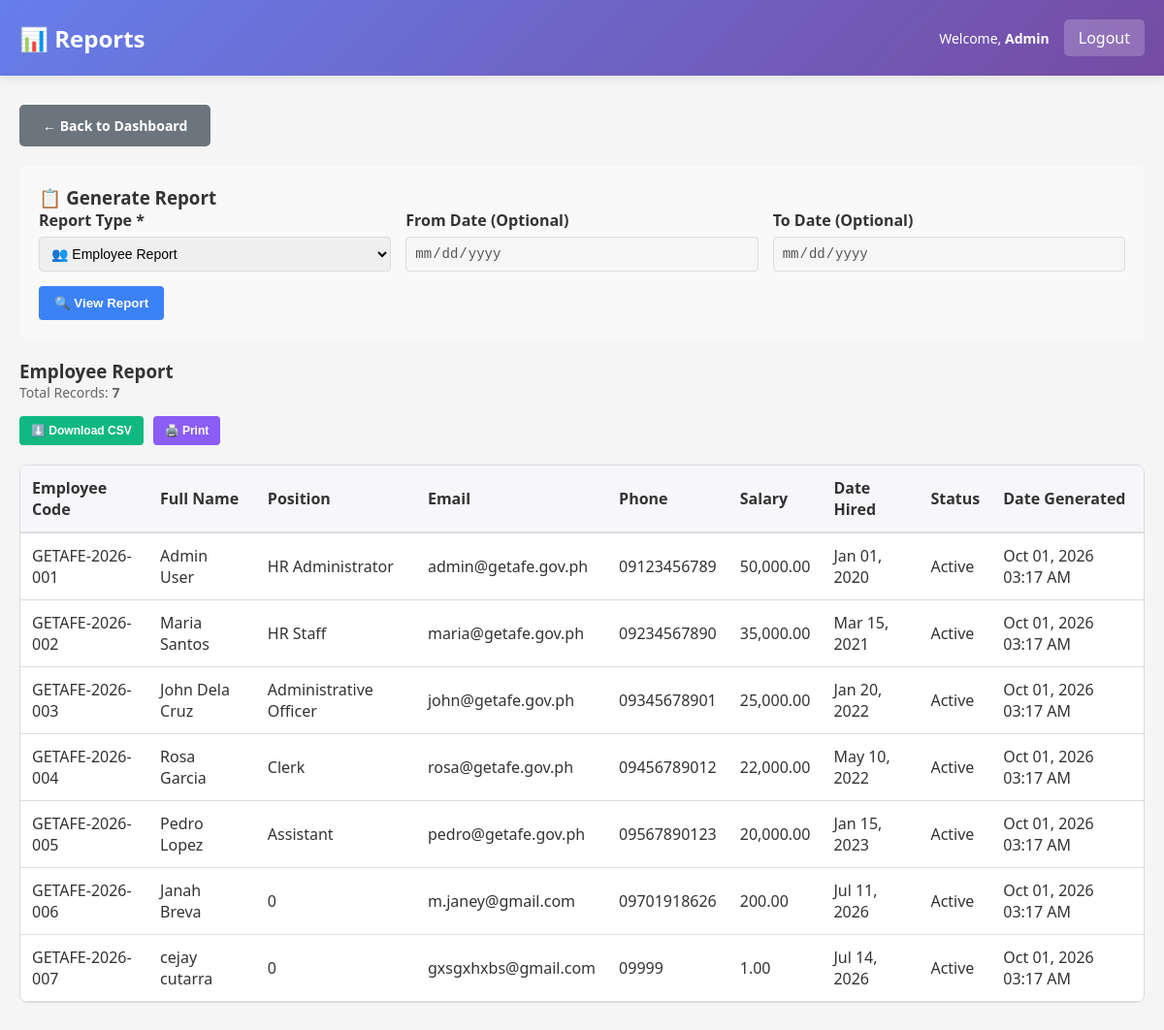
Screenshot of /admin/reports.php?type=employee (signed in) with the database file from the repository.
### tables this page shows
CREATE TABLE `employees` (
  `employee_id` int(11) NOT NULL AUTO_INCREMENT,
  `employee_code` varchar(20) NOT NULL,
  `first_name` varchar(50) NOT NULL,
  `last_name` varchar(50) NOT NULL,
  `email` varchar(100) NOT NULL,
  `phone` varchar(20) DEFAULT NULL,
  `position` varchar(100) DEFAULT NULL,
  `salary` decimal(10,2) DEFAULT NULL,
  `date_hired` date DEFAULT NULL,
  `status` enum('active','inactive') DEFAULT 'active',
  `created_at` timestamp NOT NULL DEFAULT current_timestamp(),
  `updated_at` timestamp NOT NULL DEFAULT current_timestamp() ON UPDATE current_timestamp(),
  `department` varchar(100) DEFAULT NULL,
  `qr_code` varchar(255) DEFAULT NULL,
  `qr_generated_date` datetime DEFAULT NULL,
  PRIMARY KEY (`employee_id`),
  UNIQUE KEY `employee_code` (`employee_code`),
  UNIQUE KEY `email` (`email`)
);

### includes/functions.php (called while the page is built, shortened)
<?php
function get_employee_info($conn, $employee_id) {
    $stmt = $conn->prepare("SELECT * FROM employees WHERE employee_id = ? LIMIT 1");
    $stmt->bind_param("i", $employee_id);
    $stmt->execute();
    $res = $stmt->get_result();
    $row = $res->fetch_assoc();
    return $row ?: null;
}
function format_date($date) {
    return date('M d, Y', strtotime($date));
}
?>

### admin/reports.php (the view, shortened to what this page needs)
<?php
require_once '../config/database.php';
require_once '../includes/functions.php';
$admin = get_employee_info($conn, $_SESSION['employee_id']);
$report_type = $_GET['type'] ?? '';
$from = $_GET['from'] ?? '';
$to = $_GET['to'] ?? '';
$report_data = [];
$report_title = '';
$headers = [];
if ($report_type) {
    if ($report_type === 'employee') {
        $report_title = 'Employee Report';
        $headers = ['Employee Code', 'Full Name', 'Position', 'Email', 'Phone', 'Salary', 'Date Hired', 'Status', 'Date Generated'];
        $stmt = $conn->prepare("SELECT employee_id, employee_code, first_name, last_name, position, email, phone, salary, date_hired, status FROM employees WHERE status = 'active' ORDER BY employee_code");
        if ($stmt) {
            $stmt->execute();
            $result = $stmt->get_result();
            while ($row = $result->fetch_assoc()) {
                $report_data[] = [
                    $row['employee_code'],
                    $row['first_name'] . ' ' . $row['last_name'],
                    $row['position'],
                    $row['email'],
                    $row['phone'],
                    number_format($row['salary'], 2),
                    format_date($row['date_hired']),
                    ucfirst($row['status']),
                    date('M d, Y h:i A')
                ];
            }
        }
    }
}
    ?>
<!DOCTYPE html>
<html lang="en">
<head>
    <link rel="stylesheet" href="../assets/css/style.css">
</head>
<body>
    <div class="navbar">
        <h2>📊 Reports</h2>
        <div class="navbar-user">
            <span>Welcome, <strong><?php echo htmlspecialchars($admin['first_name']); ?></strong></span>
            <a href="../logout.php">Logout</a>
        </div>
    </div>
    <div class="container report-container">
        <a href="dashboard.php" class="btn btn-secondary" style="margin-bottom: 20px;">← Back to Dashboard</a>
        <div class="report-filters">
            <h3>📋 Generate Report</h3>
            <form method="GET">
                <div class="filter-row">
                    <div class="filter-group">
                        <label for="type">Report Type *</label>
                        <select name="type" id="type" required onchange="document.getElementById('from').disabled = this.value === 'employee';">
                            <option value="employee" <?php echo $report_type === 'employee' ? 'selected' : ''; ?>>👥 Employee Report</option>
                        </select>
                    </div>
                    <div class="filter-group">
                        <label for="from">From Date (Optional)</label>
                        <input type="date" name="from" id="from" value="<?php echo htmlspecialchars($from); ?>" <?php echo $report_type === 'employee' ? 'disabled' : ''; ?>>
                    </div>
                    <div class="filter-group">
                        <label for="to">To Date (Optional)</label>
                        <input type="date" name="to" id="to" value="<?php echo htmlspecialchars($to); ?>" <?php echo $report_type === 'employee' ? 'disabled' : ''; ?>>
                    </div>
                </div>
                <div class="action-buttons">
                    <button type="submit" class="btn-view">🔍 View Report</button>
                </div>
            </form>
        </div>
        <?php if ($report_type && !empty($report_data)): ?>
            <div>
                <h3><?php echo htmlspecialchars($report_title); ?></h3>
                <p style="color: #666; font-size: 14px;">Total Records: <strong><?php echo count($report_data); ?></strong></p>
                <div class="action-buttons" style="margin-bottom: 20px;">
                    <form method="GET" style="display:inline;">
                        <button type="submit" class="btn-download">⬇️ Download CSV</button>
                    </form>
                    <form method="GET" style="display:inline;">
                        <button type="submit" class="btn-print">🖨️ Print</button>
                    </form>
                </div>
                <div class="report-display">
                    <table>
                        <thead>
                            <tr>
                                <?php foreach ($headers as $header): ?>
                                    <th><?php echo htmlspecialchars($header); ?></th>
                                <?php endforeach; ?>
                            </tr>
                        </thead>
                        <tbody>
                            <?php foreach ($report_data as $row): ?>
                                <tr>
                                    <?php foreach ($row as $cell): ?>
                                        <td><?php echo htmlspecialchars($cell); ?></td>
                                    <?php endforeach; ?>
                                </tr>
                            <?php endforeach; ?>
                        </tbody>
                    </table>
                </div>
            </div>
        <?php endif; ?>
    </div>
</body>
</html>

### assets/css/style.css (style rules this page uses)
* { margin: 0; padding: 0; box-sizing: border-box; }
body { font-family: 'Segoe UI', Tahoma, Geneva, Verdana, sans-serif; background-color: #f5f5f5; color: #333; }
.navbar { background: linear-gradient(135deg, #667eea 0%, #764ba2 100%); color: white; padding: 20px; display: flex; justify-content: space-between; align-items: center; box-shadow: 0 2px 10px rgba(0, 0, 0, 0.1); }
.navbar h2 { font-size: 24px; font-weight: 600; }
.navbar-user { display: flex; gap: 15px; align-items: center; }
.navbar-user span { font-size: 14px; }
.navbar-user a { background: rgba(255, 255, 255, 0.2); color: white; padding: 8px 15px; text-decoration: none; border-radius: 5px; transition: background 0.3s; }
.container { max-width: 1200px; margin: 30px auto; padding: 0 20px; }
.btn { display: inline-block; padding: 12px 24px; border: none; border-radius: 5px; cursor: pointer; font-size: 14px; font-weight: 600; text-decoration: none; transition: all 0.3s; }
.btn-secondary { background: #6c757d; color: white; }
table { width: 100%; border-collapse: collapse; }
table thead { background-color: #f8f9fa; border-bottom: 2px solid #ddd; }
table th { padding: 12px; text-align: left; font-weight: 600; color: #333; }
table td { padding: 12px; border-bottom: 1px solid #ddd; }
label { display: block; margin-bottom: 8px; font-weight: 600; color: #333; }
input[type="text"], input[type="email"], input[type="password"], input[type="number"], input[type="date"], select, textarea { width: 100%; padding: 10px; border: 1px solid #ddd; border-radius: 5px; font-size: 14px; transition: border-color 0.3s; }

### admin/reports.php (style rules this page uses)
.report-container { max-width: 1200px; }
.report-filters { background: #f9f9f9; padding: 20px; border-radius: 8px; margin-bottom: 20px; }
.filter-row { display: grid; grid-template-columns: repeat(auto-fit, minmax(250px, 1fr)); gap: 15px; margin-bottom: 15px; }
.filter-group label { display: block; margin-bottom: 6px; font-weight: 600; }
.filter-group input, .filter-group select { width: 100%; padding: 8px; border: 1px solid #ddd; border-radius: 4px; }
.action-buttons { display: flex; gap: 10px; margin-top: 15px; flex-wrap: wrap; }
.btn-view { background: #3b82f6; color: white; padding: 10px 16px; border: none; border-radius: 4px; cursor: pointer; font-weight: 600; }
.btn-download { background: #10b981; color: white; padding: 8px 12px; border: none; border-radius: 4px; cursor: pointer; font-size: 12px; font-weight: 600; }
.btn-print { background: #8b5cf6; color: white; padding: 8px 12px; border: none; border-radius: 4px; cursor: pointer; font-size: 12px; font-weight: 600; }
.report-display { background: white; border: 1px solid #ddd; border-radius: 8px; overflow: auto; margin-top: 20px; }
table { width: 100%; border-collapse: collapse; }
th, td { padding: 12px; text-align: left; border-bottom: 1px solid #eee; }
th { background: #f7f7fb; font-weight: 600; color: #333; }

### rows the page displays
employees: first_name "Admin"
employees: employee_code "GETAFE-2026-002", cell "Maria Santos", position "HR Staff", email "maria@getafe.gov.ph", phone "09234567890", cell "35,000.00", cell "Mar 15, 2021", cell "Active", cell "Oct 01, 2026 03:17 AM"
employees: employee_code "GETAFE-2026-003", cell "John Dela Cruz", position "Administrative Officer", email "john@getafe.gov.ph", phone "09345678901", cell "25,000.00", cell "Jan 20, 2022", cell "Active", cell "Oct 01, 2026 03:17 AM"
employees: employee_code "GETAFE-2026-004", cell "Rosa Garcia", position "Clerk", email "rosa@getafe.gov.ph", phone "09456789012", cell "22,000.00", cell "May 10, 2022", cell "Active", cell "Oct 01, 2026 03:17 AM"
employees: employee_code "GETAFE-2026-005", cell "Pedro Lopez", position "Assistant", email "pedro@getafe.gov.ph", phone "09567890123", cell "20,000.00", cell "Jan 15, 2023", cell "Active", cell "Oct 01, 2026 03:17 AM"
employees: employee_code "GETAFE-2026-006", cell "Janah Breva", position "0", email "m.janey@gmail.com", phone "09701918626", salary "200.00", cell "Jul 11, 2026", cell "Active", cell "Oct 01, 2026 03:17 AM"
employees: employee_code "GETAFE-2026-007", cell "cejay cutarra", position "0", email "gxsgxhxbs@gmail.com", phone "09999", salary "1.00", cell "Jul 14, 2026", cell "Active", cell "Oct 01, 2026 03:17 AM"

### other values shown
$report_title "Employee Report"
count($report_data) "7"
$header "Employee Code"
$header "Full Name"
$header "Position"
$header "Email"
$header "Phone"
$header "Salary"
$header "Date Hired"
$header "Status"
$header "Date Generated"
$cell "GETAFE-2026-001"
$cell "Admin User"
$cell "HR Administrator"
$cell "admin@getafe.gov.ph"
